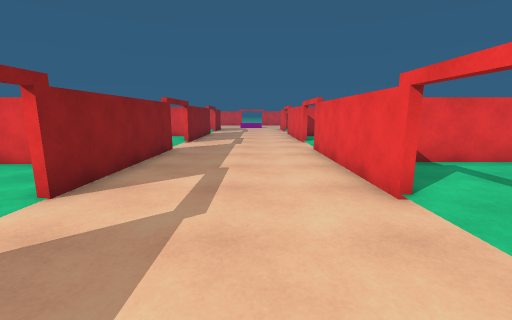
[1] (above)

18 first-person views from a walk through a Unity game level. The camera is 1.3 m above the floor, tilts 10° down and sees 90° across. The floor is counted in squares, 1 m on a side. Each view is taken from the middle of a square. On the plan, view 1 faces up. The plan holds only what a view shows up to about 13 squares ahead; the rest is blank. The place goes on beyond the plan. The player character is not drawn. Some animated figures are not drawn. Surface patterns are stand-ins for the level's own textures.

[2]
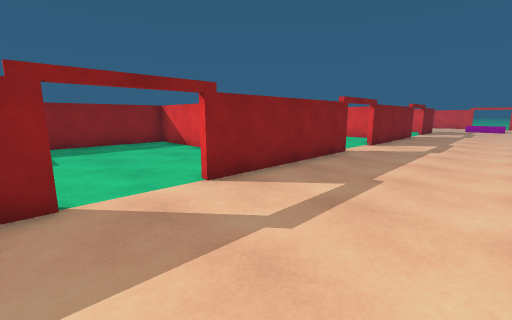

[3]
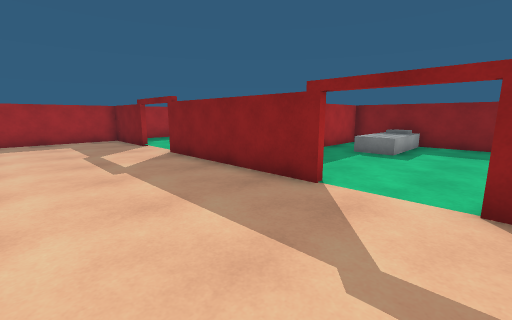

[4]
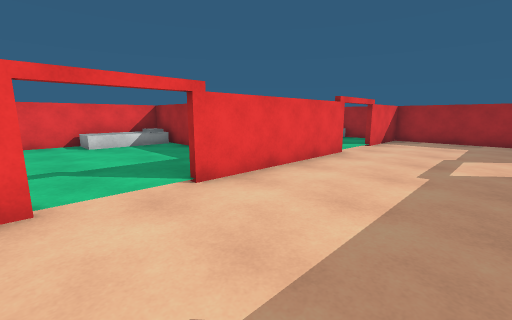

[5]
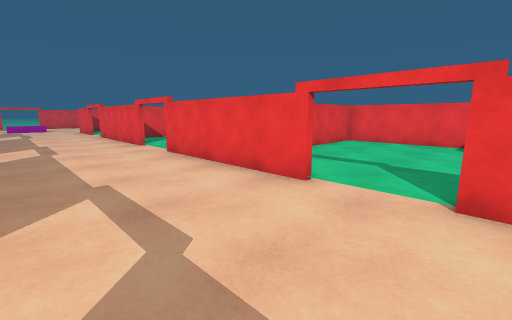

[6]
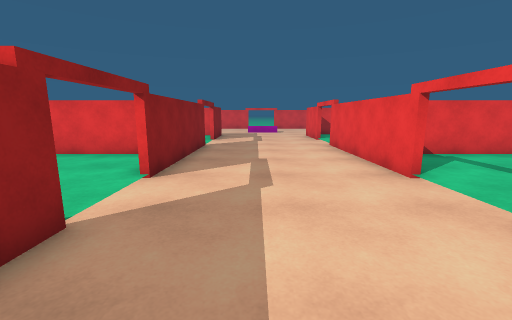

[7]
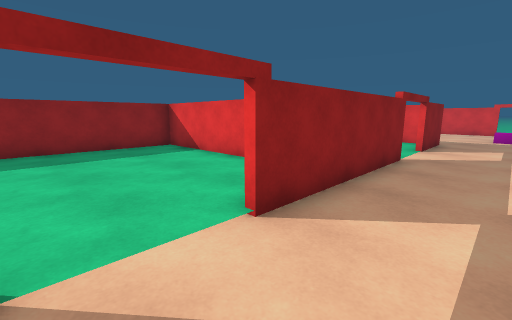

[8]
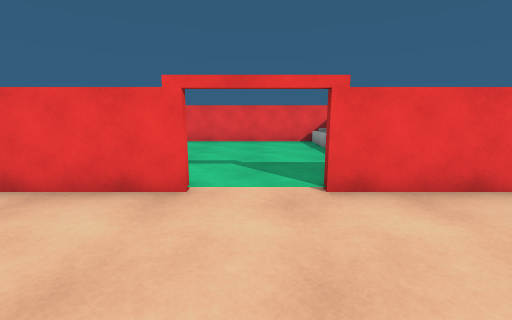

[9]
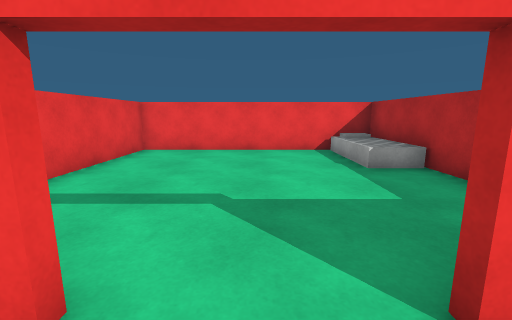

[10]
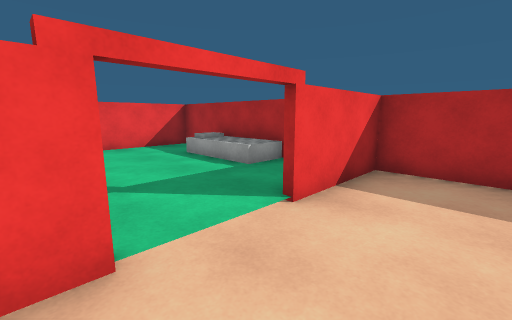

[11]
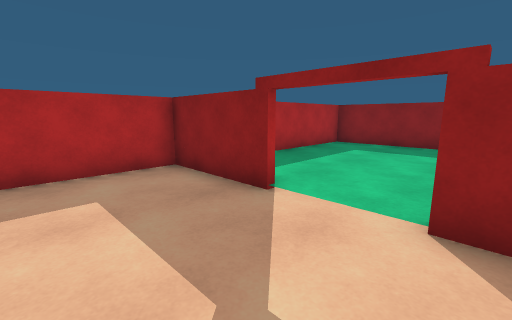

[12]
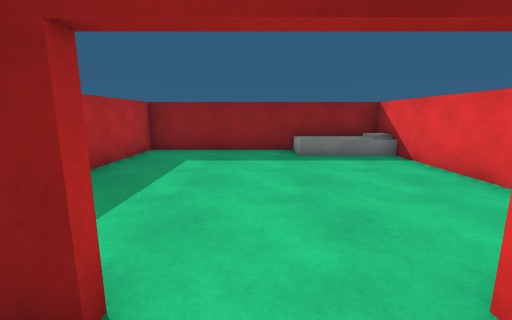

[13]
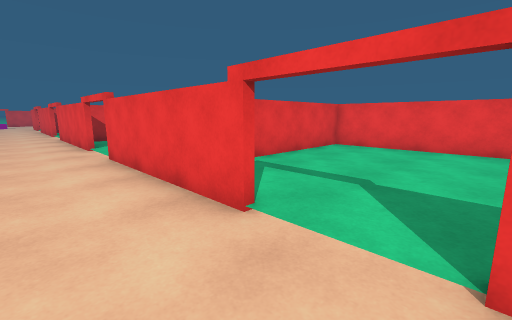

[14]
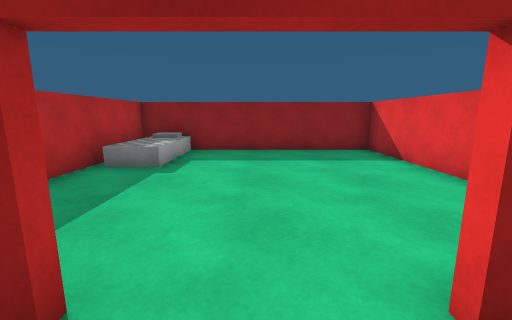

[15]
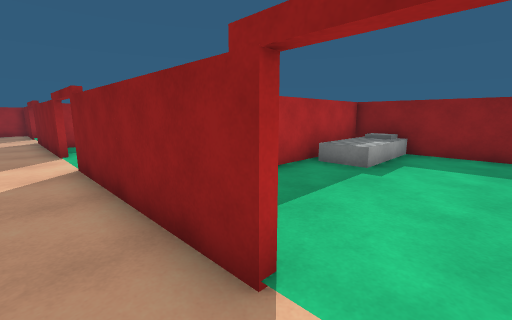

[16]
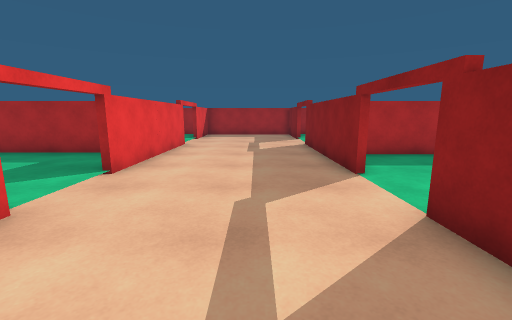

[17]
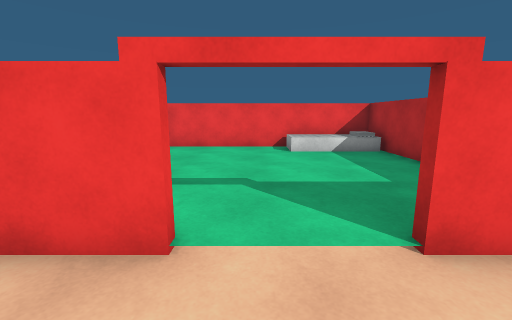

[18]
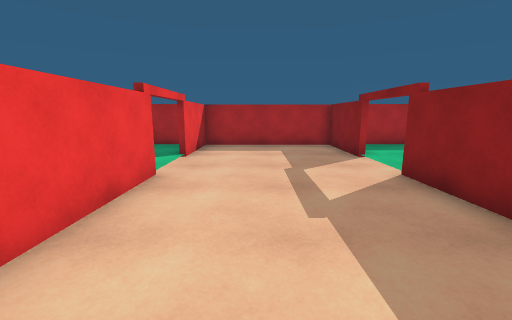

### Floor plan
Key: @ floor where view 1 was taken; # wall or solid block; x gap in a wall; . floor; / step, stairs or slope; = window, fence, low wall or low ledge; O other object.
Columns run from 11 left of view 1 to 10 right of it. Each row starts with its distance up from view 1.
 17         #....#
 16         #....#
 15 #########....#########
 14 #.......#....#.......#
 13 #.......#....#.......#
 12 #.......x....x.......#
 11 #......= .... =......#
 10 #.......x....x.......#
  9 #O......#....#.......#
  8 OO O... #....#....OOO
  7 ######  #....#########
  6 #...... #....#.......#
  5 #.......#....#.......#
  4 #.......#....x.......#
  3 #............#=......#
  2 #............#=.....O#
  1 = //....#....#......O#
  0 #  /....#..@.#......O#
 -1 #########....#######O#
 -2 #O####  #....#  ######
 -3 OO......#....# ......#
 -4 OO......#....#.......#
 -5 #O.....=#....#=......#
 -6 #......=#....#=......#
 -7 #.......x....x.......#
 -8 #.......#....#..OOO..#
 -9 #.......#....#..OOO .#
-10 ######################

Positions as (right, up) in squares from view 1, and headings:
1: (0, 0), facing up
2: (1, 1), facing up-left
3: (1, 4), facing down-left
4: (-2, 4), facing down-right
5: (-2, 1), facing up-right
6: (-1, 7), facing up
7: (-1, 10), facing up-left
8: (-2, 11), facing right
9: (1, 11), facing right
10: (0, -4), facing down-right
11: (0, -4), facing down-left
12: (-2, -6), facing left
13: (0, -7), facing up-right
14: (-2, 11), facing left
15: (-2, 11), facing down-left
16: (-1, 7), facing down
17: (0, 3), facing right
18: (0, 1), facing down
